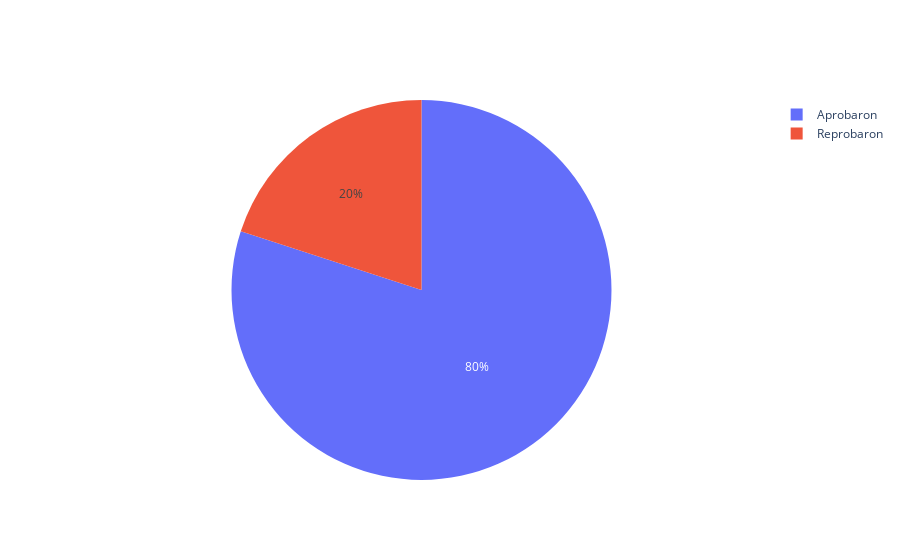

Notebook cell for this chart:
### Code cell
# Graficar la distribución de aprobados con un pie chart: Utiliza Plotly para crear un pie chart que muestre la proporción de estudiantes aprobados y no aprobados en el dataset.
aprobaron = df[df['aprobado'] == 'Sí']
reprobaron = df[df['aprobado'] == 'No']

fig = go.Figure(data=[go.Pie(labels=['Aprobaron', 'Reprobaron'], values=[len(aprobaron), len(reprobaron)])])
fig.show()

### Figure 1 — Plotly figure (JSON) as saved in the notebook; plotly's stock layout.template omitted (floating-point values rounded to 4 significant figures)
{"data": [{"labels": ["Aprobaron", "Reprobaron"], "type": "pie", "values": [16, 4]}], "layout": {}}
